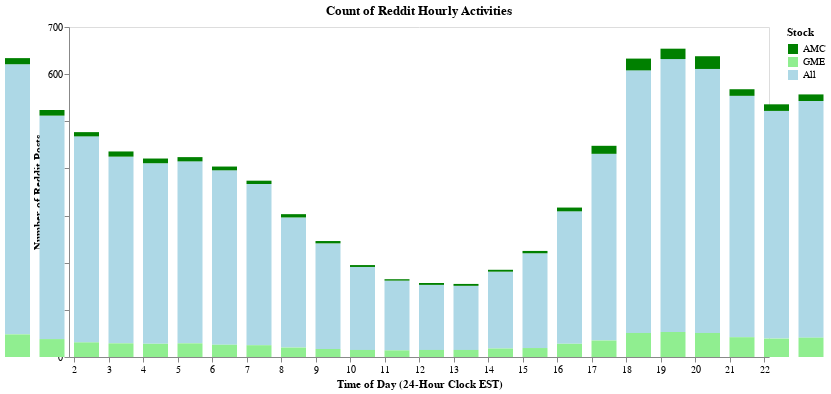

Write notebook code for a chart like this one.
### Code cell
#create visualization on a stackbar 
palette = alt.Scale(domain=['AMC','GME','All'], range=["green", "lightgreen",'lightblue'])

#adding interactivity 
selector = alt.selection_single(encodings=['x', 'color'])


stackbar = alt.Chart(all_df).mark_bar(size = 25,align='left').encode(
    x=alt.X('hour',scale=alt.Scale(domain=[2, 22]),title = "Time of Day (24-Hour Clock EST)"),
    y= alt.Y('mentions:Q', axis= alt.Axis(title='Number of Reddit Posts')),
    color=alt.condition(selector, 'Stock', alt.value('lightgray'),scale=palette),
    tooltip = ['Stock','mentions']
 ).properties(width = 700, height = 330,title='Count of Reddit Hourly Activities').add_selection(
     selector
 ).configure_axis(grid=False) #click to select a bar. Double click to select all 

stackbar

### Figure 1 — Vega-Lite specification as saved in the notebook (floating-point values rounded to 4 significant figures)
{"config": {"view": {"continuousWidth": 400, "continuousHeight": 300}, "axis": {"grid": false}}, "data": {"name": "data-337944a6e034fb1134f04f376643b011"}, "mark": {"type": "bar", "align": "left", "size": 25}, "encoding": {"color": {"condition": {"field": "Stock", "scale": {"domain": ["AMC", "GME", "All"], "range": ["green", "lightgreen", "lightblue"]}, "type": "nominal", "selection": "selector003"}, "value": "lightgray"}, "tooltip": [{"field": "Stock", "type": "nominal"}, {"field": "mentions", "type": "quantitative"}], "x": {"field": "hour", "scale": {"domain": [2, 22]}, "title": "Time of Day (24-Hour Clock EST)", "type": "quantitative"}, "y": {"axis": {"title": "Number of Reddit Posts"}, "field": "mentions", "type": "quantitative"}}, "height": 330, "selection": {"selector003": {"type": "single", "encodings": ["x", "color"]}}, "title": "Count of Reddit Hourly Activities", "width": 700, "$schema": "https://vega.github.io/schema/vega-lite/v4.17.0.json", "datasets": {"data-337944a6e034fb1134f04f376643b011": [{"hour": 0, "mentions": 573.0, "Stock": "All"}, {"hour": 1, "mentions": 474.0, "Stock": "All"}, {"hour": 2, "mentions": 437.0, "Stock": "All"}, {"hour": 3, "mentions": 396.0, "Stock": "All"}, {"hour": 4, "mentions": 383.0, "Stock": "All"}, {"hour": 5, "mentions": 386.0, "Stock": "All"}, {"hour": 6, "mentions": 370.0, "Stock": "All"}, {"hour": 7, "mentions": 342.0, "Stock": "All"}, {"hour": 8, "mentions": 276.0, "Stock": "All"}, {"hour": 9, "mentions": 224.0, "Stock": "All"}, {"hour": 10, "mentions": 176.0, "Stock": "All"}, {"hour": 11, "mentions": 148.0, "Stock": "All"}, {"hour": 12, "mentions": 138.0, "Stock": "All"}, {"hour": 13, "mentions": 136.0, "Stock": "All"}, {"hour": 14, "mentions": 163.0, "Stock": "All"}, {"hour": 15, "mentions": 201.0, "Stock": "All"}, {"hour": 16, "mentions": 281.0, "Stock": "All"}, {"hour": 17, "mentions": 396.0, "Stock": "All"}, {"hour": 18, "mentions": 557.0, "Stock": "All"}, {"hour": 19, "mentions": 579.0, "Stock": "All"}, {"hour": 20, "mentions": 560.0, "Stock": "All"}, {"hour": 21, "mentions": 512.0, "Stock": "All"}, {"hour": 22, "mentions": 483.0, "Stock": "All"}, {"hour": 23, "mentions": 502.0, "Stock": "All"}, {"hour": 0, "mentions": 48.0, "Stock": "GME"}, {"hour": 1, "mentions": 38.0, "Stock": "GME"}, {"hour": 2, "mentions": 31.0, "Stock": "GME"}, {"hour": 3, "mentions": 29.0, "Stock": "GME"}, {"hour": 4, "mentions": 28.0, "Stock": "GME"}, {"hour": 5, "mentions": 29.0, "Stock": "GME"}, {"hour": 6, "mentions": 26.0, "Stock": "GME"}, {"hour": 7, "mentions": 25.0, "Stock": "GME"}, {"hour": 8, "mentions": 20.0, "Stock": "GME"}, {"hour": 9, "mentions": 17.0, "Stock": "GME"}, {"hour": 10, "mentions": 15.0, "Stock": "GME"}, {"hour": 11, "mentions": 14.0, "Stock": "GME"}, {"hour": 12, "mentions": 15.0, "Stock": "GME"}, {"hour": 13, "mentions": 15.0, "Stock": "GME"}, {"hour": 14, "mentions": 18.0, "Stock": "GME"}, {"hour": 15, "mentions": 19.0, "Stock": "GME"}, {"hour": 16, "mentions": 28.0, "Stock": "GME"}, {"hour": 17, "mentions": 35.0, "Stock": "GME"}, {"hour": 18, "mentions": 51.0, "Stock": "GME"}, {"hour": 19, "mentions": 53.0, "Stock": "GME"}, {"hour": 20, "mentions": 51.0, "Stock": "GME"}, {"hour": 21, "mentions": 42.0, "Stock": "GME"}, {"hour": 22, "mentions": 39.0, "Stock": "GME"}, {"hour": 23, "mentions": 41.0, "Stock": "GME"}, {"hour": 0, "mentions": 13.0, "Stock": "AMC"}, {"hour": 1, "mentions": 12.0, "Stock": "AMC"}, {"hour": 2, "mentions": 9.0, "Stock": "AMC"}, {"hour": 3, "mentions": 11.0, "Stock": "AMC"}, {"hour": 4, "mentions": 10.0, "Stock": "AMC"}, {"hour": 5, "mentions": 9.0, "Stock": "AMC"}, {"hour": 6, "mentions": 8.0, "Stock": "AMC"}, {"hour": 7, "mentions": 7.0, "Stock": "AMC"}, {"hour": 8, "mentions": 7.0, "Stock": "AMC"}, {"hour": 9, "mentions": 5.0, "Stock": "AMC"}, {"hour": 10, "mentions": 4.0, "Stock": "AMC"}, {"hour": 11, "mentions": 3.0, "Stock": "AMC"}, {"hour": 12, "mentions": 4.0, "Stock": "AMC"}, {"hour": 13, "mentions": 4.0, "Stock": "AMC"}, {"hour": 14, "mentions": 4.0, "Stock": "AMC"}, {"hour": 15, "mentions": 5.0, "Stock": "AMC"}, {"hour": 16, "mentions": 8.0, "Stock": "AMC"}, {"hour": 17, "mentions": 17.0, "Stock": "AMC"}, {"hour": 18, "mentions": 25.0, "Stock": "AMC"}, {"hour": 19, "mentions": 22.0, "Stock": "AMC"}, {"hour": 20, "mentions": 27.0, "Stock": "AMC"}, {"hour": 21, "mentions": 14.0, "Stock": "AMC"}, {"hour": 22, "mentions": 14.0, "Stock": "AMC"}, {"hour": 23, "mentions": 14.0, "Stock": "AMC"}]}}
